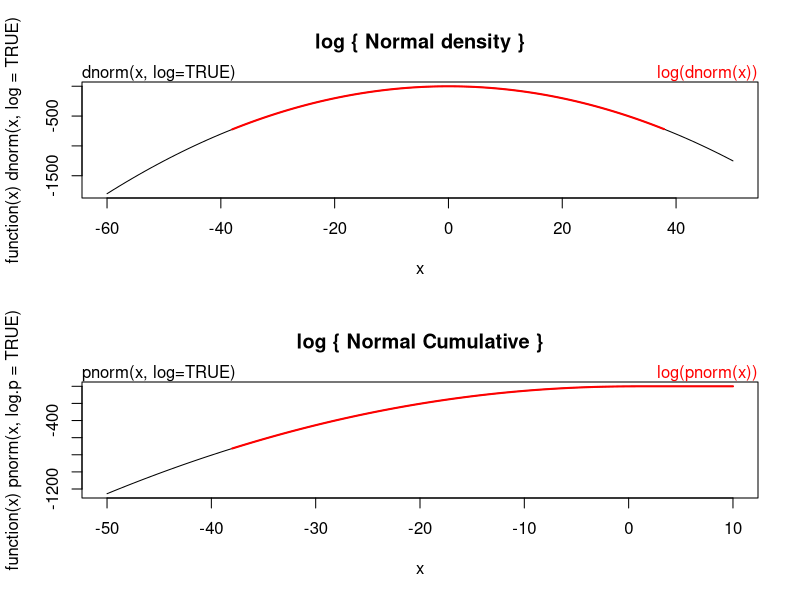

Generate this figure with R:
require(graphics)

dnorm(0) == 1/sqrt(2*pi)
dnorm(1) == exp(-1/2)/sqrt(2*pi)
dnorm(1) == 1/sqrt(2*pi*exp(1))

## Using "log = TRUE" for an extended range :
par(mfrow = c(2,1))
plot(function(x) dnorm(x, log = TRUE), -60, 50,
     main = "log { Normal density }")
curve(log(dnorm(x)), add = TRUE, col = "red", lwd = 2)
mtext("dnorm(x, log=TRUE)", adj = 0)
mtext("log(dnorm(x))", col = "red", adj = 1)

plot(function(x) pnorm(x, log.p = TRUE), -50, 10,
     main = "log { Normal Cumulative }")
curve(log(pnorm(x)), add = TRUE, col = "red", lwd = 2)
mtext("pnorm(x, log=TRUE)", adj = 0)
mtext("log(pnorm(x))", col = "red", adj = 1)

## if you want the so-called 'error function'
erf <- function(x) 2 * pnorm(x * sqrt(2)) - 1
## (see Abramowitz and Stegun 29.2.29)
## and the so-called 'complementary error function'
erfc <- function(x) 2 * pnorm(x * sqrt(2), lower = FALSE)
## and the inverses
erfinv <- function (x) qnorm((1 + x)/2)/sqrt(2)
erfcinv <- function (x) qnorm(x/2, lower = FALSE)/sqrt(2)
